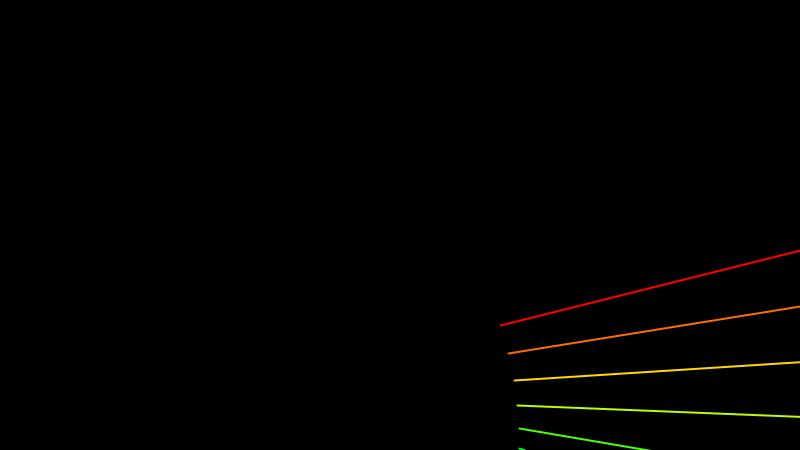
Frame 1 (no input)
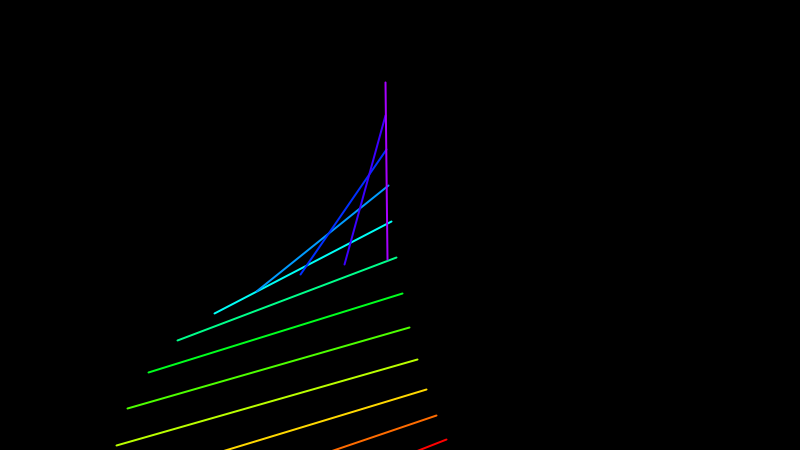
Frame 60 (the mouse pressed at the canvas centre just before this capture)
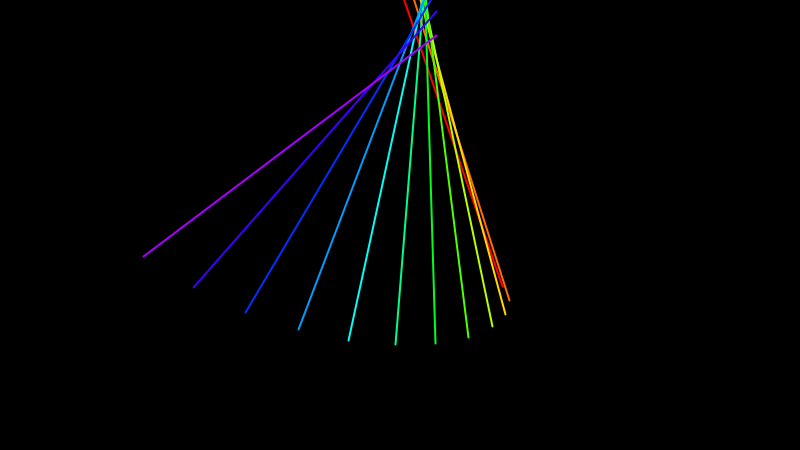
Frame 120 (the mouse held since frame 60 and released just before this capture)

The Processing sketch that drew these frames (run headless with seeded random() and noise(); from frame 60 on, the mouse is pressed at the canvas centre):

// Processing sketch: parametric_screensaver
// ── parametric_screensaver.pde
/*
Sketch uses parametric equations to resemble a screensaver

@author Justin Hadella (pitchnogle@gmail.com)
*/

// Number of steps when cycling through colors
final int color_steps = 12;

// Stop at ~ violet
final int color_stop = 220;

// Hue adjustment in drawing inner loop
final int color_step = color_stop / color_steps;

// Start at red
int hue = 0;

// Time step
float t;

void setup() {
  size(800, 450);
  //fullScreen();
  colorMode(HSB);
}

void draw() {
  // Clear the screen
  background(0);
  
  // Sets the line thickness
  strokeWeight(2);
  
  // Set origin to center of window
  translate(width / 2, height / 2);

  for (int i = 0, hue = 0; i < color_steps; i++) {
    // Set the color
    stroke((int)hue, 255, 255);
    
    // Draw the line using the parametric equations
    line(x1(t + i), y1(t + i), x2(t + i), y2(t + i));
    
    // Update color
    hue += color_step;
  }

  // Time update controls speed
  t += 0.25;
  
  // As t is incremented to larger values, the line zips around
  // faster and faster. Initial value of 1 looks too fast. The
  // smaller numbers seem to look better.
}

// The parametric equations are completely arbitrary

float x1(float t) {
  return 100 * sin(t / 11) + 100 * cos(t / 7);
}

float y1(float t) {
  return 100 * cos(t / 13) + 200 * sin(t / 7);
}

float x2(float t) {
  return 200 * cos(t / 11) + 300 * cos(t / 5);
}

float y2(float t) {
  return 200 * sin(t / 5) + 300 * sin(t / 11);
}
